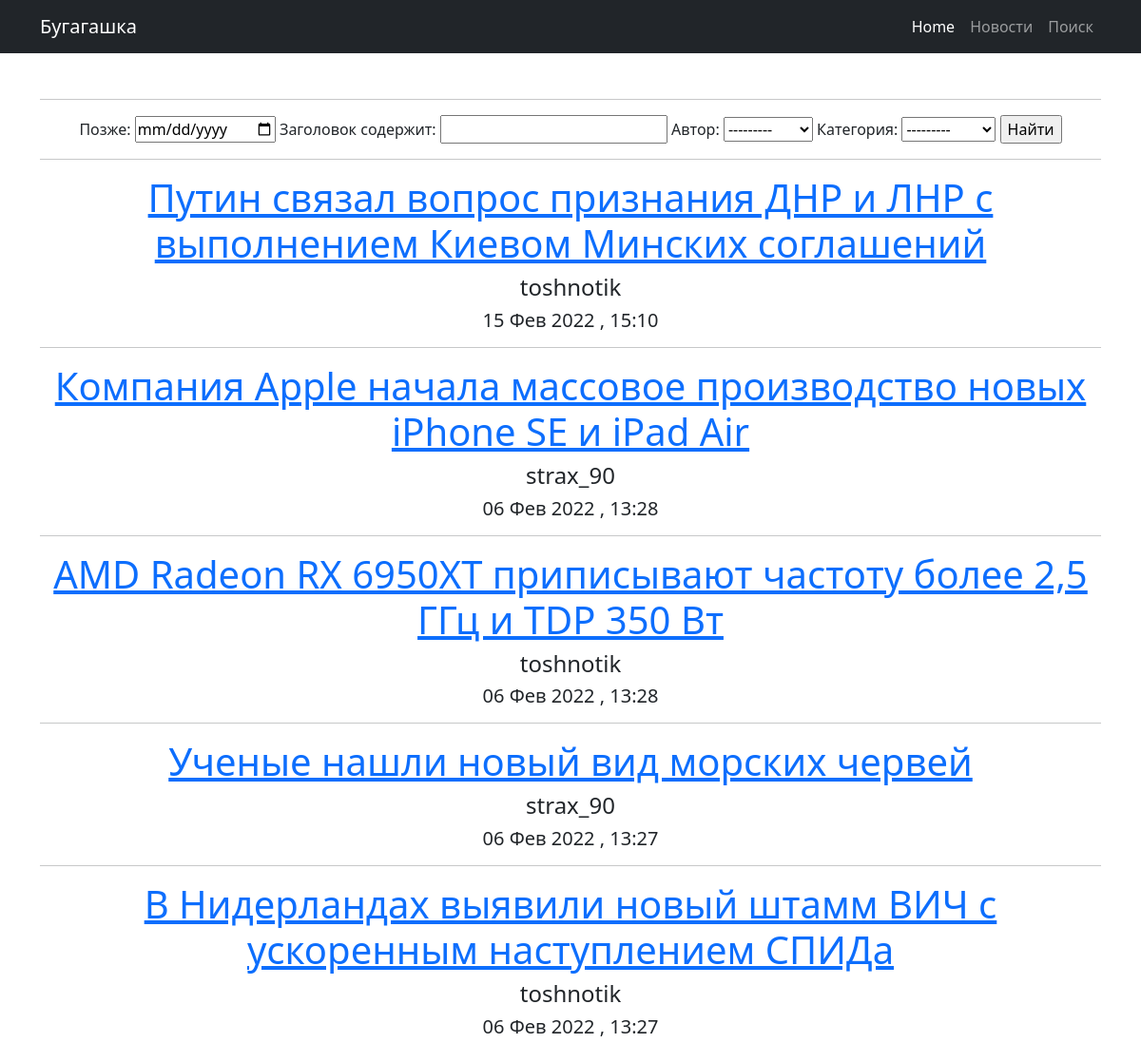
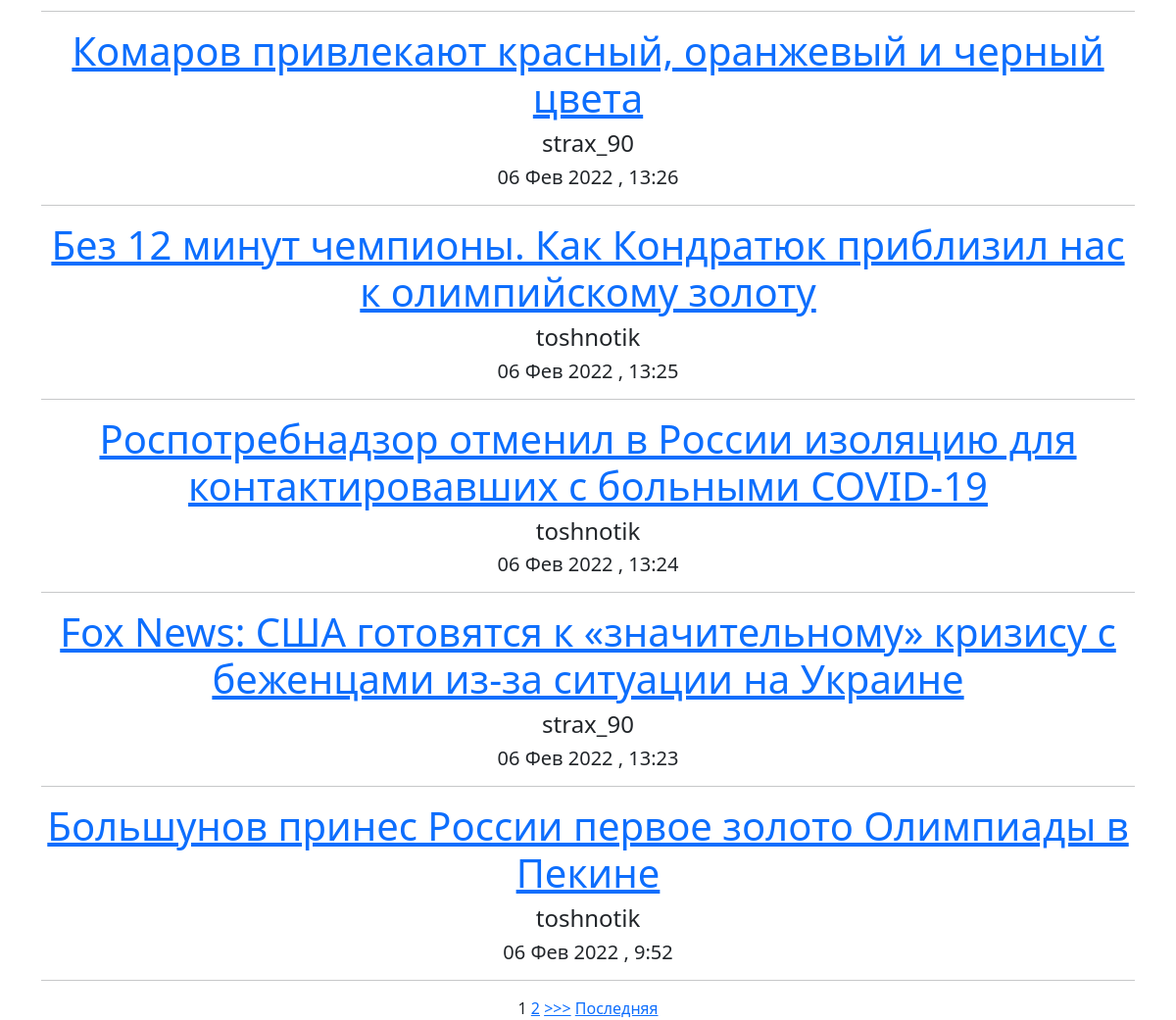
/news/search/, run on an earlier commit of the app's database (2 pictures, top to bottom).
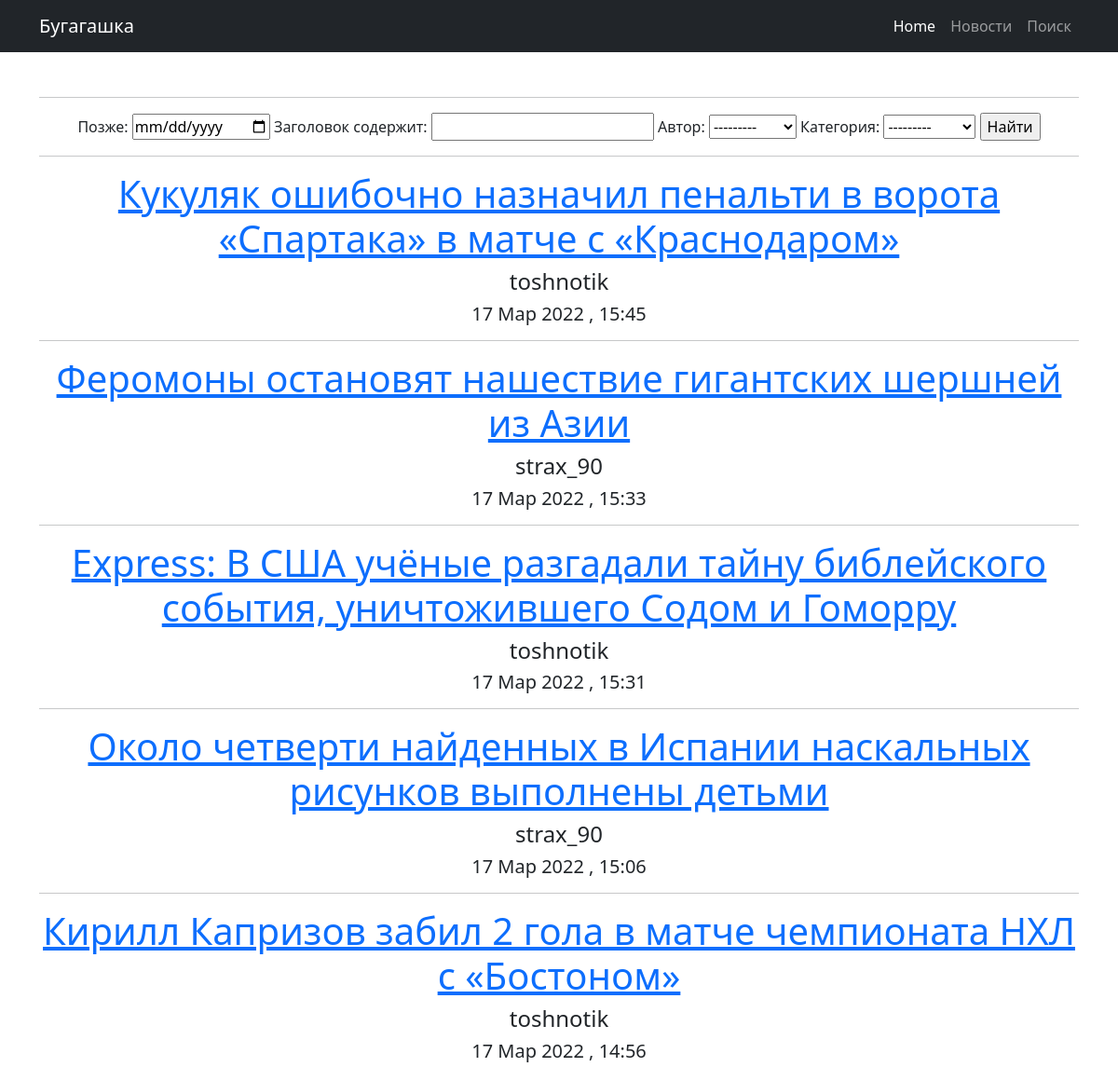
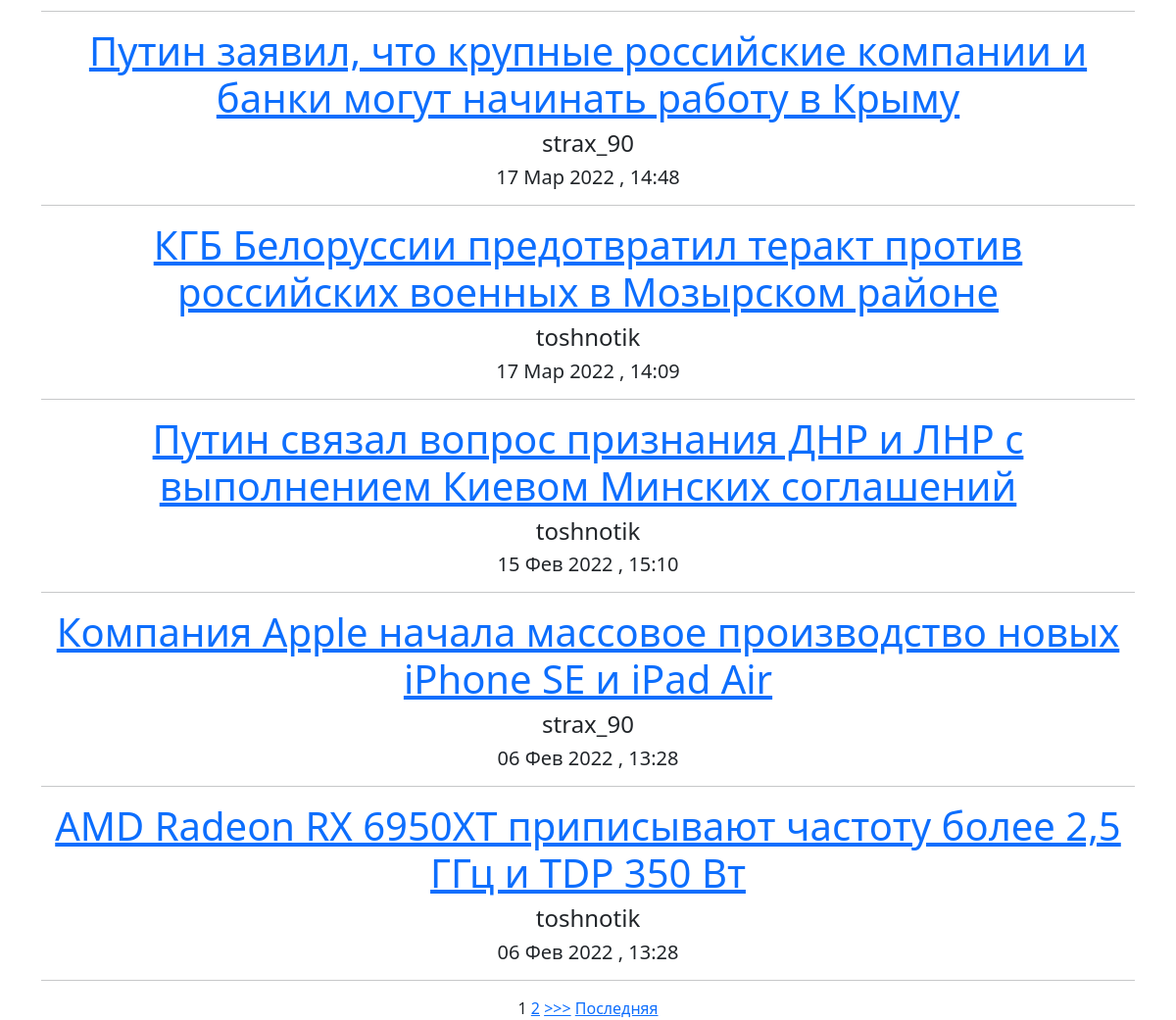
And on a later commit of the database (2 pictures, top to bottom).
### news/models.py (models this page shows, shortened)
class Post (models.Model):
    author = models.ForeignKey(Author, on_delete=models.CASCADE)
    NEWS = 'NW'
    ARTICLE = 'AR'
    CATEGORY_CHOICE = (
        (NEWS, 'Новость'),
        (ARTICLE, 'Статья')
    )
    categoryType = models.CharField(max_length=2, choices=CATEGORY_CHOICE, default=ARTICLE)
    dateCreation = models.DateTimeField(auto_now_add=True)
    postCategory = models.ManyToManyField(Category, through='PostCategory')
    title = models.CharField(max_length=128)
    text = models.TextField()
    rating = models.SmallIntegerField(default=0)

class Author(models.Model):
    authorUser = models.OneToOneField(User, on_delete=models.CASCADE)
    ratingAuthor = models.SmallIntegerField(default=0)
    def __str__(self):
        return f'{self.authorUser}'

### news/views.py (the view)
# urls.py: path('search/', PostSearch.as_view(), name='search'),
class PostSearch(ListView):
    model = Post
    template_name = 'search.html'
    context_object_name = 'search'
    queryset = Post.objects.order_by('-dateCreation')
    paginate_by = 10
    def get_filter(self):
        return PostFilter(self.request.GET, queryset=super().get_queryset())
    def get_queryset(self):
        return self.get_filter().qs
    def get_context_data(self, *args, **kwargs):
        return {
            **super().get_context_data(*args, **kwargs),
            'filter': self.get_filter(),
        }

### news/models.py (called while the page is built)
    def __str__(self):
        return f'{self.name}'

### templates/search.html (shortened to what this page needs)
{% extends 'default.html' %}
{% load my_filters %}
{% block content %}
    <hr>
    <form method="GET">
    {{ filter.form }}
    <input type="submit" value="Найти">
    </form>
    <hr>
    {% for post in search %}
        <h1><a href="{% url 'post' post.id %}">{{ post.title }}</a></h1>
            <h4>{{  post.author.authorUser }}</h4>
        <h5>{{ post.dateCreation| date:'d M Y' }} , {{ post.dateCreation| time }}</h5>
        <hr>
        {% empty %}
            <h1>Ничего не найдено</h1>
    {% endfor %}
    {% if is_paginated %}
        {% for num in page_obj.paginator.page_range %}
            {% if page_obj.number == num %}
            <a>{{ num }}</a>
            {% elif num > page_obj.number|add:'-3' and num < page_obj.number|add:'3' %}
            <a href="?page={{ num }}">{{ num }}</a>
            {% endif %}
        {% endfor %}
        {% if page_obj.has_next %}
        <a href="?page={{ page_obj.next_page_number }}">>>></a>
        <a href="?page={{ page_obj.paginator.num_pages }}">Последняя</a>
        {% endif %}
    {% endif %}
{% endblock content %}

What changed in the data, as far as the page shows it:
no longer on this page (row unchanged): Post: title "Ученые нашли новый вид морских червей", author.authorUser "strax_90", dateCreation "06 Фев 2022", dateCreation "13:27"
no longer on this page (row unchanged): Post: title "В Нидерландах выявили новый штамм ВИЧ с ускоренным наступлением СПИДа", author.authorUser "toshnotik", dateCreation "06 Фев 2022", dateCreation "13:27"
no longer on this page (row unchanged): Post: title "Комаров привлекают красный, оранжевый и черный цвета", author.authorUser "strax_90", dateCreation "06 Фев 2022", dateCreation "13:26"
no longer on this page (row unchanged): Post: title "Без 12 минут чемпионы. Как Кондратюк приблизил нас к олимпийскому золоту", author.authorUser "toshnotik", dateCreation "06 Фев 2022", dateCreation "13:25"
no longer on this page (row unchanged): Post: title "Роспотребнадзор отменил в России изоляцию для контактировавших с больными COVID-19", author.authorUser "toshnotik", dateCreation "06 Фев 2022", dateCreation "13:24"
no longer on this page (row unchanged): Post: title "Fox News: США готовятся к «значительному» кризису с беженцами из-за ситуации на Украине", author.authorUser "strax_90", dateCreation "06 Фев 2022", dateCreation "13:23"
no longer on this page (row unchanged): Post: title "Большунов принес России первое золото Олимпиады в Пекине", author.authorUser "toshnotik", dateCreation "06 Фев 2022", dateCreation "9:52"
added Post: title "Кукуляк ошибочно назначил пенальти в ворота «Спартака» в матче с «Краснодаром»", author.authorUser "toshnotik", dateCreation "17 Мар 2022", dateCreation "15:45"
added Post: title "Феромоны остановят нашествие гигантских шершней из Азии", author.authorUser "strax_90", dateCreation "17 Мар 2022", dateCreation "15:33"
added Post: title "Express: В США учёные разгадали тайну библейского события, уничтожившего Содом и Гоморру", author.authorUser "toshnotik", dateCreation "17 Мар 2022", dateCreation "15:31"
added Post: title "Около четверти найденных в Испании наскальных рисунков выполнены детьми", author.authorUser "strax_90", dateCreation "17 Мар 2022", dateCreation "15:06"
added Post: title "Кирилл Капризов забил 2 гола в матче чемпионата НХЛ с «Бостоном»", author.authorUser "toshnotik", dateCreation "17 Мар 2022", dateCreation "14:56"
added Post: title "Путин заявил, что крупные российские компании и банки могут начинать работу в Крыму", author.authorUser "strax_90", dateCreation "17 Мар 2022", dateCreation "14:48"
added Post: title "КГБ Белоруссии предотвратил теракт против российских военных в Мозырском районе", author.authorUser "toshnotik", dateCreation "17 Мар 2022", dateCreation "14:09"
